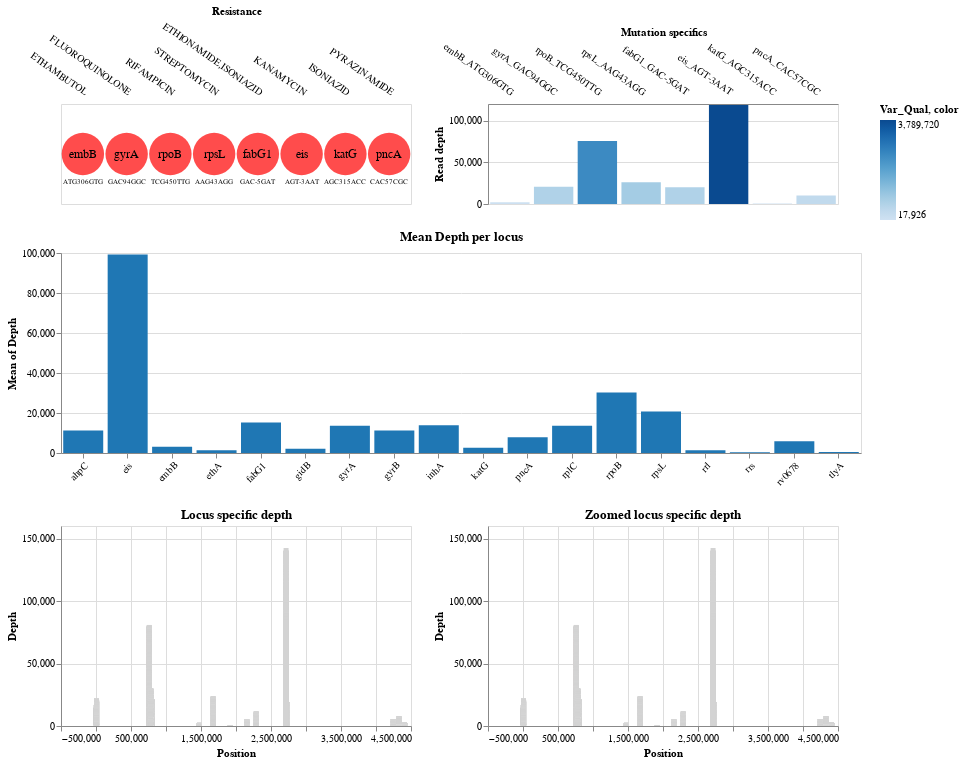

Notebook source saved alongside this figure:
### Code cell
import altair as alt
import pandas as pd
import warnings

alt.data_transformers.disable_max_rows()

interval = alt.selection_interval(encodings=['x'])

warnings.simplefilter(action='ignore', category=FutureWarning)
df = pd.read_csv("/homes/adrian/mdr_mtb-master/results/ABres/10_S4/DepthProfile_10_S4.csv", header = 0, sep = ',')
df["Gene"]=df["Gene"].str.split('_').str[0]

selector = alt.selection_single(empty="all", fields=["Gene"])
intervall_selector = alt.selection_interval(empty="all", encodings=['x'])

base = alt.Chart(df).transform_calculate(
    color = 'datum.Antibiotic !== "-" ? "red" : "lightgrey"'
)

base_selector = base.add_selection(selector)

barchart = base_selector.mark_bar().encode(
    x=alt.X("Gene:O", title = None,axis=alt.Axis(labelAngle=-45)),
    y="mean(Depth)",
    color = alt.condition(selector, alt.value("#1f77b4"), alt.value("lightgrey"))
).properties(title="Mean Depth per locus",width = 800, height = 200)

poschart = base_selector.mark_bar().encode(
    x="Position",
    y="Depth",
    color = alt.Color("color:N", scale = None),
).transform_filter(selector).add_selection(intervall_selector).properties(title="Locus specific depth",width = 350, height = 200)

zoom_chart = base.mark_bar().encode(
    x="Position",
    y="Depth",
    color = alt.Color("color:N", scale = None),
    tooltip=["Mutation:N", "Antibiotic:N"]
).transform_filter(intervall_selector).properties(title="Zoomed locus specific depth",width = 350, height = 200)

df2 = pd.read_csv("/homes/adrian/mdr_mtb-master/results/ABres/10_S4/ABres_10_S4.csv", header = 0, sep = '\t')
df2["Mut_gene"]=df2["Mut_gene"].str.split('_').str[0]
lsmut = []
lslocmut = []
for i in range(df2.shape[0]):
    lsmut.append(df2.loc[i]["Ref_Codon"]+str(df2.loc[i]["Codon_num"])+df2.loc[i]["Alt_Codon"])
    lslocmut.append(df2.loc[i]["Mut_gene"]+"_"+df2.loc[i]["Ref_Codon"]+str(df2.loc[i]["Codon_num"])+df2.loc[i]["Alt_Codon"])
df2["Mutation"]=lsmut
df2["LocMutation"]=lslocmut


base2 = alt.Chart(df2).encode(
    x=alt.X("Resistance",sort=["Resistance"],axis=alt.Axis(orient="top",labelAngle=35,labelFontSize=10,tickWidth=0,domain=False)),
).properties(width=350,height=100)

res = (base2.mark_circle(size=1800,color="red") +
       base2.mark_text(size=12).encode(text="Mut_gene") +
       base2.mark_text(dy=28,size=7).encode(text="Mutation"))

qual = alt.Chart(df2).mark_bar().encode(
    x=alt.X("LocMutation",sort=["Resistance"],axis=alt.Axis(orient="top",labelAngle=35,title="Mutation specifics",tickWidth=0)),
    y=alt.Y("Read_depth",axis=alt.Axis(title= "Read depth")),
    color = "Var_Qual",
    tooltip = ["Var_Qual","Read_depth"]
).properties(width=350,height=100)


(res | qual) & barchart & (poschart | zoom_chart)

### Figure 1 — Vega-Lite specification as saved in the notebook (floating-point values rounded to 4 significant figures; data arrays with more than 128 entries replaced by an {"elided": "..."} marker saying what was removed)
{"config": {"view": {"continuousWidth": 400, "continuousHeight": 300}}, "vconcat": [{"hconcat": [{"layer": [{"mark": {"type": "circle", "color": "red", "size": 1800}, "encoding": {"x": {"axis": {"domain": false, "labelAngle": 35, "labelFontSize": 10, "orient": "top", "tickWidth": 0}, "field": "Resistance", "sort": ["Resistance"], "type": "nominal"}}, "height": 100, "width": 350}, {"mark": {"type": "text", "size": 12}, "encoding": {"text": {"field": "Mut_gene", "type": "nominal"}, "x": {"axis": {"domain": false, "labelAngle": 35, "labelFontSize": 10, "orient": "top", "tickWidth": 0}, "field": "Resistance", "sort": ["Resistance"], "type": "nominal"}}, "height": 100, "width": 350}, {"mark": {"type": "text", "dy": 28, "size": 7}, "encoding": {"text": {"field": "Mutation", "type": "nominal"}, "x": {"axis": {"domain": false, "labelAngle": 35, "labelFontSize": 10, "orient": "top", "tickWidth": 0}, "field": "Resistance", "sort": ["Resistance"], "type": "nominal"}}, "height": 100, "width": 350}]}, {"mark": "bar", "encoding": {"color": {"field": "Var_Qual", "type": "quantitative"}, "tooltip": [{"field": "Var_Qual", "type": "quantitative"}, {"field": "Read_depth", "type": "quantitative"}], "x": {"axis": {"labelAngle": 35, "orient": "top", "tickWidth": 0, "title": "Mutation specifics"}, "field": "LocMutation", "sort": ["Resistance"], "type": "nominal"}, "y": {"axis": {"title": "Read depth"}, "field": "Read_depth", "type": "quantitative"}}, "height": 100, "width": 350}], "data": {"name": "data-132804c5d40a688e06129182bab1c8b8"}}, {"data": {"name": "data-5516b49c30e8786de2cb6a33cafe0ee6"}, "mark": "bar", "encoding": {"color": {"condition": {"value": "#1f77b4", "selection": "selector002"}, "value": "lightgrey"}, "x": {"axis": {"labelAngle": -45}, "field": "Gene", "title": null, "type": "ordinal"}, "y": {"aggregate": "mean", "field": "Depth", "type": "quantitative"}}, "height": 200, "selection": {"selector002": {"type": "single", "empty": "all", "fields": ["Gene"]}}, "title": "Mean Depth per locus", "transform": [{"calculate": "datum.Antibiotic !== \"-\" ? \"red\" : \"lightgrey\"", "as": "color"}], "width": 800}, {"hconcat": [{"mark": "bar", "encoding": {"color": {"field": "color", "scale": null, "type": "nominal"}, "x": {"field": "Position", "type": "quantitative"}, "y": {"field": "Depth", "type": "quantitative"}}, "height": 200, "selection": {"selector002": {"type": "single", "empty": "all", "fields": ["Gene"]}, "selector003": {"type": "interval", "empty": "all", "encodings": ["x"]}}, "title": "Locus specific depth", "transform": [{"calculate": "datum.Antibiotic !== \"-\" ? \"red\" : \"lightgrey\"", "as": "color"}, {"filter": {"selection": "selector002"}}], "width": 350}, {"mark": "bar", "encoding": {"color": {"field": "color", "scale": null, "type": "nominal"}, "tooltip": [{"field": "Mutation", "type": "nominal"}, {"field": "Antibiotic", "type": "nominal"}], "x": {"field": "Position", "type": "quantitative"}, "y": {"field": "Depth", "type": "quantitative"}}, "height": 200, "title": "Zoomed locus specific depth", "transform": [{"calculate": "datum.Antibiotic !== \"-\" ? \"red\" : \"lightgrey\"", "as": "color"}, {"filter": {"selection": "selector003"}}], "width": 350}], "data": {"name": "data-5516b49c30e8786de2cb6a33cafe0ee6"}}], "$schema": "https://vega.github.io/schema/vega-lite/v4.17.0.json", "datasets": {"data-132804c5d40a688e06129182bab1c8b8": [{"Mut_status": "res_mut", "Mut_gene": "embB", "Genome_pos": 4247429, "Gene_pos": 916, "Codon_num": 306, "Codon_pos": 1, "Ref_Codon": "ATG", "Ref_aas": "M", "Alt_Codon": "GTG", "Alt_aas": "V", "Var_type": "['snp']", "Read_depth": 1970, "Alt_num": 1965, "Var_Qual": 53526, "Resistance": "ETHAMBUTOL", "PMID": "23995136;24055765;22461677;19209951,23995137;23995136;22461677;23166667;19209951,19209951,23995137;23995136;24055765;22461677;23166667;19209951", "Mutation": "ATG306GTG", "LocMutation": "embB_ATG306GTG"}, {"Mut_status": "res_mut", "Mut_gene": "gyrA", "Genome_pos": 7582, "Gene_pos": 281, "Codon_num": 94, "Codon_pos": 2, "Ref_Codon": "GAC", "Ref_aas": "D", "Alt_Codon": "GGC", "Alt_aas": "G", "Var_type": "['snp']", "Read_depth": 20565, "Alt_num": 20195, "Var_Qual": 631332, "Resistance": "FLUOROQUINOLONE", "PMID": "23561273;23995137;23288402;23906937;23705640;22461677;22279180;23166667;19209951,23561273;23288402;23705640;22461677;22279180;23166667;19209951,23561273;24055765;23288402;23906937;23705640;22461677;22279180;23166667;19209951,24055765;23705640;22279180;19209951,23288402;23705640;22461677;22279180;23166667;19209951,23561273;24055765;23288402;23906937;23705640;22461677;22279180;23166667;19209951", "Mutation": "GAC94GGC", "LocMutation": "gyrA_GAC94GGC"}, {"Mut_status": "res_mut", "Mut_gene": "rpoB", "Genome_pos": 761155, "Gene_pos": 1349, "Codon_num": 450, "Codon_pos": 2, "Ref_Codon": "TCG", "Ref_aas": "S", "Alt_Codon": "TTG", "Alt_aas": "L", "Var_type": "['snp']", "Read_depth": 75638, "Alt_num": 75248, "Var_Qual": 2458290, "Resistance": "RIFAMPICIN", "PMID": "24731071,23561273;23995137;24055765;Shi_et_al._2013;Wang_et_al._2013;22461677;19864480;Jin_et_al._2012;19209951,22461677;19864480;19209951,24731071,24731071", "Mutation": "TCG450TTG", "LocMutation": "rpoB_TCG450TTG"}, {"Mut_status": "res_mut", "Mut_gene": "rpsL", "Genome_pos": 781687, "Gene_pos": 128, "Codon_num": 43, "Codon_pos": 2, "Ref_Codon": "AAG", "Ref_aas": "K", "Alt_Codon": "AGG", "Alt_aas": "R", "Var_type": "['snp']", "Read_depth": 26105, "Alt_num": 26065, "Var_Qual": 836366, "Resistance": "STREPTOMYCIN", "PMID": "19209951,23561273;23906937;19209951", "Mutation": "AAG43AGG", "LocMutation": "rpsL_AAG43AGG"}, {"Mut_status": "res_mut", "Mut_gene": "fabG1", "Genome_pos": 1673425, "Gene_pos": -15, "Codon_num": -5, "Codon_pos": 3, "Ref_Codon": "GAC", "Ref_aas": "D", "Alt_Codon": "GAT", "Alt_aas": "D", "Var_type": "['snp']", "Read_depth": 20186, "Alt_num": 20118, "Var_Qual": 637225, "Resistance": "ETHIONAMIDE,ISONIAZID", "PMID": "10944230;19209951;23561273;19486070;Wang_et_al._2013;10884617;22461677;Jin_et_al._2012", "Mutation": "GAC-5GAT", "LocMutation": "fabG1_GAC-5GAT"}, {"Mut_status": "res_mut", "Mut_gene": "eis", "Genome_pos": 2715342, "Gene_pos": -10, "Codon_num": -3, "Codon_pos": 2, "Ref_Codon": "AGT", "Ref_aas": "S", "Alt_Codon": "AAT", "Alt_aas": "N", "Var_type": "['snp']", "Read_depth": 118754, "Alt_num": 118361, "Var_Qual": 3789720, "Resistance": "KANAMYCIN", "PMID": "23995137;23288402;23705640;22461677;22479378,22479378", "Mutation": "AGT-3AAT", "LocMutation": "eis_AGT-3AAT"}, {"Mut_status": "res_mut", "Mut_gene": "katG", "Genome_pos": 2155168, "Gene_pos": 944, "Codon_num": 315, "Codon_pos": 2, "Ref_Codon": "AGC", "Ref_aas": "S", "Alt_Codon": "ACC", "Alt_aas": "T", "Var_type": "['snp']", "Read_depth": 668, "Alt_num": 665, "Var_Qual": 17926, "Resistance": "ISONIAZID", "PMID": "Wang_et_al._2013;10884617;22461677;19209951,19209951,23561273;19486070;22461677;19209951,23561273;19486070;23995137;24055765;Wang_et_al._2013;10884617;22461677;Jin_et_al._2012;19209951;24731071,23561273;19209951,24731071", "Mutation": "AGC315ACC", "LocMutation": "katG_AGC315ACC"}, {"Mut_status": "res_mut", "Mut_gene": "pncA", "Genome_pos": 2289072, "Gene_pos": 170, "Codon_num": 57, "Codon_pos": 2, "Ref_Codon": "CAC", "Ref_aas": "H", "Alt_Codon": "CGC", "Alt_aas": "R", "Var_type": "['snp']", "Read_depth": 10098, "Alt_num": 10080, "Var_Qual": 328008, "Resistance": "PYRAZINAMIDE", "PMID": "19209951,22825123,19209951,24131688;19209951,22825123,19209951", "Mutation": "CAC57CGC", "LocMutation": "pncA_CAC57CGC"}], "data-5516b49c30e8786de2cb6a33cafe0ee6": {"elided": "12989 records"}}}
